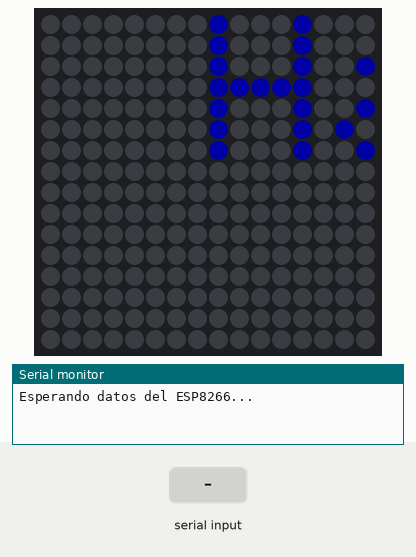
This sketch was run on a simulated Arduino Mega 2560, built with avr-gcc and run on an emulated ATmega2560. Shown: 16×16 RGB LED matrix (first LED top left, wired row by row), the last lines printed to the serial monitor. Inputs (shaded band) come from the test bench. Dim RGB values are drawn brighter than linear.

Above: at 1.2 s.
1.3 s: "90,45,200\n" received over the second serial link
At 1.7 s:
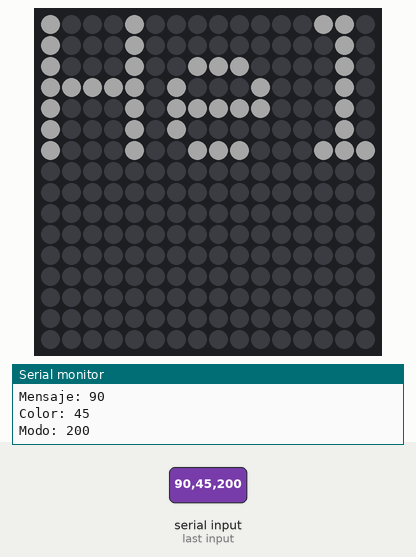
At 2.9 s:
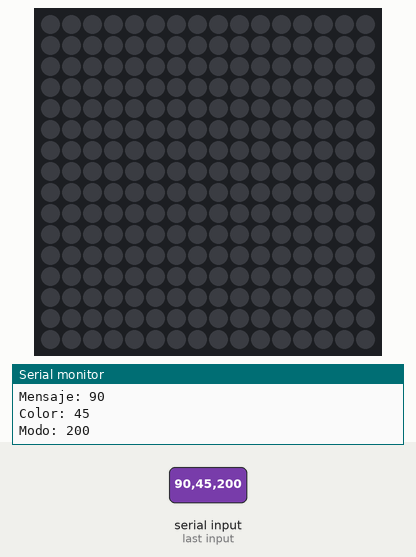
Timing chart, 0 to 4.4 s (numbered marks = the images above; inputs shaded):
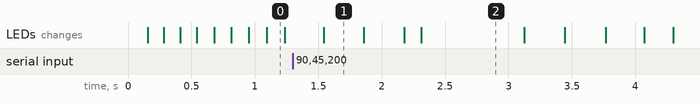

The sketch:

Trociproject.ino
```cpp
// #define PIN 8

#include <SoftwareSerial.h>
#include <Adafruit_GFX.h>
#include <Adafruit_NeoMatrix.h>
#include <Adafruit_NeoPixel.h>

#define PIN 8

// Usamos pines 3 (RX) y 2 (TX) en la UNO para conectar al ESP8266
SoftwareSerial Serial2(3, 2); // RX = pin 3, TX = pin 2

Adafruit_NeoMatrix matrix = Adafruit_NeoMatrix(16, 16, PIN,
  NEO_MATRIX_TOP + NEO_MATRIX_RIGHT +
  NEO_MATRIX_COLUMNS + NEO_MATRIX_PROGRESSIVE,
  NEO_GRB + NEO_KHZ800);

// Variables para almacenar los valores recibidos
int messageCode = 1;
int colorCode = 1;
int lightMode = 1;
int x = matrix.width();

void setup() {
  matrix.begin();
  matrix.setTextWrap(false);
  matrix.setBrightness(40);
  matrix.setTextColor(matrix.Color(0, 0, 255)); // Color por defecto: Azul

  Serial.begin(9600);    // Monitor Serial para debug
  Serial2.begin(9600);   // Comunicación con ESP8266
  Serial.println("Esperando datos del ESP8266...");
}

void loop() {
  // Si llegan datos desde el ESP8266
  if (Serial2.available()) {
    String input = Serial2.readStringUntil('\n');
    input.trim();

    // Formato esperado: 1,2,1
    int comma1 = input.indexOf(',');
    int comma2 = input.indexOf(',', comma1 + 1);

    if (comma1 > 0 && comma2 > comma1) {
      messageCode = input.substring(0, comma1).toInt();
      colorCode = input.substring(comma1 + 1, comma2).toInt();
      lightMode = input.substring(comma2 + 1).toInt();

      // Debug por monitor serial
      Serial.print("Mensaje: "); Serial.println(messageCode);
      Serial.print("Color: "); Serial.println(colorCode);
      Serial.print("Modo: "); Serial.println(lightMode);
    }
  }

  matrix.fillScreen(0); // Limpia la matriz

  // Color según el código recibido
  switch (colorCode) {
    case 1: matrix.setTextColor(matrix.Color(0, 0, 255)); break;  // Azul
    case 2: matrix.setTextColor(matrix.Color(255, 0, 0)); break;  // Rojo
    case 3: matrix.setTextColor(matrix.Color(0, 255, 0)); break;  // Verde
    default: matrix.setTextColor(matrix.Color(255, 255, 255)); break; // Blanco
  }

  // Posición inicial del texto
  matrix.setCursor(x, 0);

  // Texto según el mensaje recibido
  switch (messageCode) {
    case 1: matrix.print(F("Happy Birthday")); break;
    case 2: matrix.print(F("Happy New Year")); break;
    case 3: matrix.print(F("Congratulations")); break;
    default: matrix.print(F("Hello")); break;
  }

  matrix.show();

  // Efecto de scroll
  if (--x < -64) {
    x = matrix.width();
  }

  // Modo de luz
  if (lightMode == 1) {
    delay(100); // Scroll normal
  } else if (lightMode == 2) {
    delay(100);
    matrix.fillScreen(0);
    matrix.show();
    delay(100);
  }
}
```

Measured:
- after the input at 1.3 s, the LEDs: change after 0.24 s (image 1)
- what the display in image 2 shows lasts 0.8 s, from 2.3 s to 3.1 s
